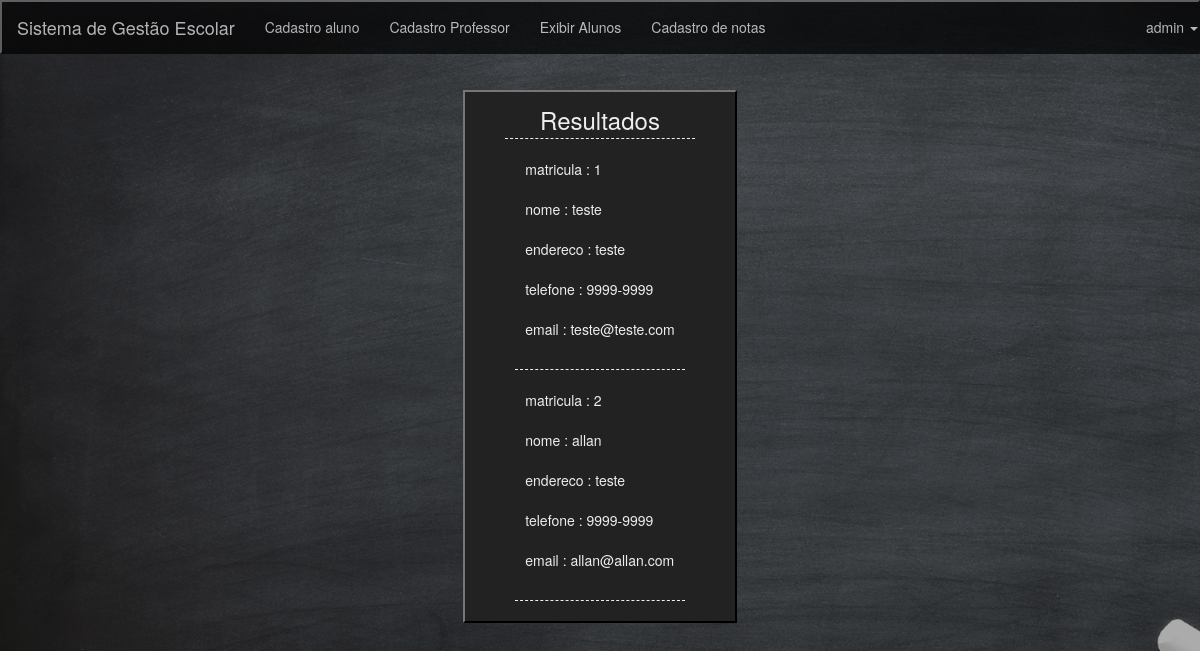
The app's page /?p=consultarAlunos.php (signed in) with its own data.
### tables this page shows
CREATE TABLE IF NOT EXISTS `cadastro_aluno` (
  `matricula` bigint(20) NOT NULL AUTO_INCREMENT,
  `nome` varchar(50) NOT NULL,
  `endereco` varchar(255) NOT NULL,
  `telefone` varchar(10) NOT NULL,
  `email` varchar(255) NOT NULL,
  PRIMARY KEY (`matricula`),
  UNIQUE KEY `email` (`email`)
);

### class.php (the view, shortened to what this page needs)
<?php
	class gestao{
		public static function consultarAlunos(){
			include("conn.php");
			$sql ="select * from cadastro_aluno ;";
			$result = mysqli_query($con,$sql);
			while($row = mysqli_fetch_assoc($result)){
				print("<div class='bdashedborder  box'>");
				foreach($row as $campo=>$value){
					print("$campo : $value<br/><br/>");
				}
				print("</div>");
			}
		}
	}
?>

### index.php (shortened to what this page needs)
<!DOCTYPE html>
<html lang="pt-br">
	<head>
		<link href="css/bootstrap.min.css" rel="stylesheet">
		<link rel='stylesheet' href='css/estilo.css'>
	</head>
	<body>
		<section>
			<?php include_once("section.php"); ?>
		</section>
	</body>
</html>

### section.php (shortened to what this page needs)
<?php
	if(isset($_SESSION["login"]) && isset($_SESSION["senha"])){
		include_once("gestaoEscolar.php");
	}else{
		include_once("login.php");
	}
?>

### gestaoEscolar.php (shortened to what this page needs)
<div class=''>
	<nav class="navbar navbar-fixed-top darkbg opacity outsetborder outsetshadow whitefont  noradius" role="navigation">
		<div class="navbar-header">
			<a class="navbar-brand" href="#">Sistema de Gestão Escolar</a>
		</div>
		<div class="collapse navbar-collapse navbar-ex1-collapse">
			<ul class="nav navbar-nav">
				<li class="active"><a href="./?p=cadastroAluno.php">Cadastro aluno</a></li>
				<li><a href="./?p=cadastroProfessor.php">Cadastro Professor</a></li>
				<li><a href="./?p=consultarAlunos.php">Exibir Alunos</a></li>
				<li><a href="./?p=cadastroNotas.php">Cadastro de notas</a></li>
			</ul>
			<ul class="nav navbar-nav navbar-right">
				<li class="dropdown">
					<a href="#" class="dropdown-toggle" data-toggle="dropdown"><?php print($_SESSION["login"]);?> <b class="caret"></b></a>
				</li>
			</ul>
		</div>
	</nav>
	<?php
		if(isset($_GET["p"]) && $_GET["p"] != "login.php" && file_exists($_GET["p"])){
			include_once($_GET["p"]);
		}
	?>
</div>

### consultarAlunos.php
<div class='col-md-12 text-center midmargintop midmarginbottom'>
	<?php
		include_once("class.php");
		print("<div class='text-left blackbg whitefont display lrbox outsetborder '>");
		print("<h3 class='halfbox nomargin text-center bdashedborder'>Resultados</h3>");
		gestao::consultarAlunos();
		print("</div>");
	?>
</div>

### css/estilo.css (style rules this page uses)
body { background:#333; background-image: url(../img/bg.jpg); background-size: cover; background-attachment: fixed; background-repeat: no-repeat; }
.navbar a { color:#eee }
.midmargintop { margin-top:90px }
.midmarginbottom { margin-bottom: 200px }
.display { display:inline-block }
.blackbg,.bt { background:#222 }
.darkbg { background:#000 }
.opacity { opacity:0.7 }
.whitefont,.bt { color:#eee }
.box { margin:10px;padding:10px }
.lrbox { padding:10px;padding-left:40px;padding-right:40px }
.halfbox,.bt { margin:5px;padding:5px }
.nomargin,.bt { margin:0px }
.outsetborder,.bt { border:2px outset #222 }
.bdashedborder { border-bottom:1px dashed #eee }
.noradius { border-radius:0px }
.outsetshadow,.bt { -webkit-box-shadow: 2px 2px 5px 0px rgba(51,3,NaN,1);-moz-box-shadow: 2px 2px 5px 0px rgba(51,3,NaN,1);box-shadow: 2px 2px 5px 0px rgba(51,3,NaN,1); }

### records on screen
cadastro_aluno: campo "matricula", matricula "1", campo "nome", nome "teste", campo "endereco", endereco "teste", campo "telefone", telefone "9999-9999", campo "email", email "teste@teste.com"
cadastro_aluno: campo "matricula", matricula "2", campo "nome", nome "allan", campo "endereco", endereco "teste", campo "telefone", telefone "9999-9999", campo "email", email "allan@allan.com"

### other values on screen
$_SESSION["login"] "admin"
